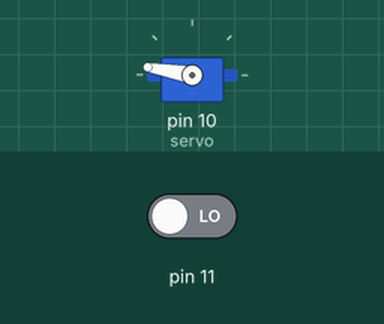
This sketch was run on a simulated Arduino Uno, built with avr-gcc and run on an emulated ATmega328P. Shown: servo. The test bench sets the inputs (shaded band); at power-on: pin 11 LOW. Random numbers use the default seed unless the sketch sets one.

Above: at 1.2 s.
1.3 s: pin 11 driven HIGH
At 2.6 s:
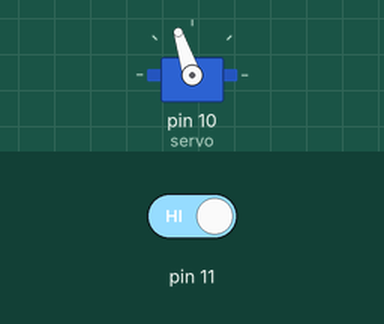
At 3.8 s:
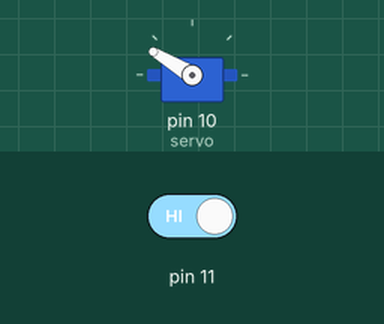
4.3 s: pin 11 driven LOW
Timing chart, 0 to 7.3 s (numbered marks = the images above; inputs shaded):
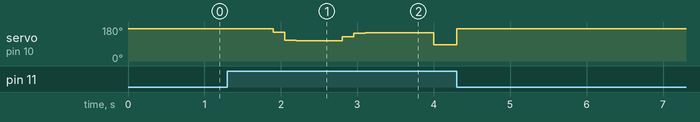

Measured:
- after the input at 1.3 s, servo on pin 10 (servo): 170° → 153° after 0.60 s, → 111° 0.15 s later, → 108° 0.15 s later, → 128° 0.60 s later, … (7 changes in this stretch)

The sketch:

main.ino
```cpp
#include "Servo.h"

Servo servo; // create servo object to control a servo
uint8_t val, pos, size = 11, prevInd = random(size);

int moveBuffer[][35] = {{3, 3, 3, 3, 3, 3, 599, 599, 599, 599, 599, 599, 599, 599, 599, 599, 599, 599, 599, 599, 599, 599, 599, 599, 599, 599, 599, 599, 599, 599, 599, 599, 599, 599, 599},
                        {3, 3, 3, 3, 121, 417, 438, 438, 438, 438, 303, 160, 155, 155, 155, 155, 155, 155, 599, 599, 599, 599, 599, 599, 599, 599, 599, 599, 599, 599, 599, 599, 599, 599, 599},
                        {5, 5, 5, 117, 422, 566, 597, 597, 597, 597, 597, 597, 597, 597, 597, 597, 597, 597, 597, 597, 597, 597, 597, 597, 597, 597, 597, 597, 597, 597, 597, 597, 597, 597, 597},
                        {4, 413, 480, 405, 37, 37, 367, 427, 432, 83, 77, 404, 417, 91, 90, 599, 599, 599, 599, 599, 599, 599, 599, 599, 599, 599, 599, 599, 599, 599, 599, 599, 599, 599, 599},
                        {2, 421, 426, 426, 426, 426, 419, 408, 400, 391, 381, 373, 362, 355, 341, 332, 319, 301, 287, 272, 260, 248, 237, 226, 217, 215, 599, 599, 599, 599, 599, 599, 599, 599, 599},
                        {17, 55, 106, 150, 199, 235, 281, 333, 391, 445, 449, 431, 389, 351, 317, 268, 227, 181, 154, 159, 202, 242, 312, 599, 599, 599, 599, 599, 599, 599, 599, 599, 599, 599, 599},
                        {36, 47, 390, 527, 506, 489, 464, 442, 415, 381, 347, 313, 285, 259, 399, 520, 507, 469, 430, 393, 357, 322, 284, 236, 256, 599, 599, 599, 599, 599, 599, 599, 599, 599, 599},
                        {13, 18, 31, 45, 60, 67, 78, 98, 118, 134, 148, 165, 188, 213, 231, 254, 277, 291, 313, 335, 355, 367, 377, 384, 384, 384, 384, 371, 321, 599, 599, 599, 599, 599, 599},
                        {9, 55, 78, 64, 57, 77, 123, 52, 27, 80, 117, 60, 23, 54, 116, 62, 24, 83, 164, 351, 452, 456, 385, 442, 294, 164, 98, 391, 599, 599, 599, 599, 599, 599, 599},
                        {5, 5, 5, 117, 422, 566, 597, 597, 597, 597, 597, 597, 597, 597, 597, 597, 597, 597, 597, 597, 597, 597, 597, 597, 597, 597, 597, 597, 597, 597, 597, 597, 597, 597, 597},
                        {5, 5, 5, 117, 422, 566, 597, 597, 597, 597, 597, 597, 597, 597, 597, 597, 597, 597, 597, 597, 597, 597, 597, 597, 597, 597, 597, 597, 597, 597, 597, 597, 597, 597, 597}};

struct Arm
{
    uint8_t defPos = 170;
    uint8_t initPos = defPos;

    void go(uint8_t val)
    {
        servo.write(val);
        initPos = val;
    }

} arm;

void setup()
{
    servo.attach(10);
    pinMode(11, INPUT);
    Serial.begin(9600);
    arm.go(arm.defPos);
}

void loop()
{
    val = digitalRead(11);

    if (val == HIGH)
    {
        //delay(50);
        uint8_t ind = random(size);
        while (ind == prevInd)
        {
            ind = random(size);
        }
        prevInd = ind;
        ;

        for (int pos : moveBuffer[ind])//ind
        {
            pos = map(pos, 0, 600, 170, 85);
            arm.go(pos);
            delay(150);

            if (digitalRead(11) == LOW)
            {
                arm.go(arm.defPos);
                break;
            }
        }
    }
}
```
